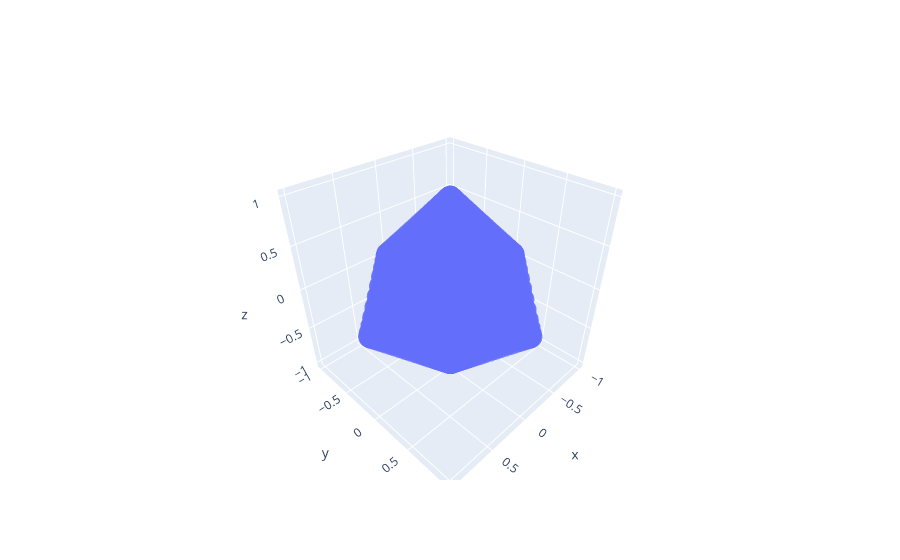

Notebook source saved alongside this figure:
### Code cell
s = shapes.SuperQuadric("superellipsoid", [2, 2], [1, 1, 1, 3], n_points=50)
points = s.compute_points()
print(points)
faces = s.compute_faces()
fig = go.Figure(data=[go.Scatter3d(x=points[0], y=points[1], z=points[2], opacity=0.50)])
fig.show()

### Figure 1 — Plotly figure (JSON) as saved in the notebook; plotly's stock layout.template omitted (floating-point values rounded to 4 significant figures; data arrays with more than 128 entries replaced by an {"elided": "..."} marker saying what was removed)
{"data": [{"opacity": 0.5, "type": "scatter3d", "x": {"elided": "2500 float values"}, "y": {"elided": "2500 float values"}, "z": {"elided": "2500 float values"}}], "layout": {}}
